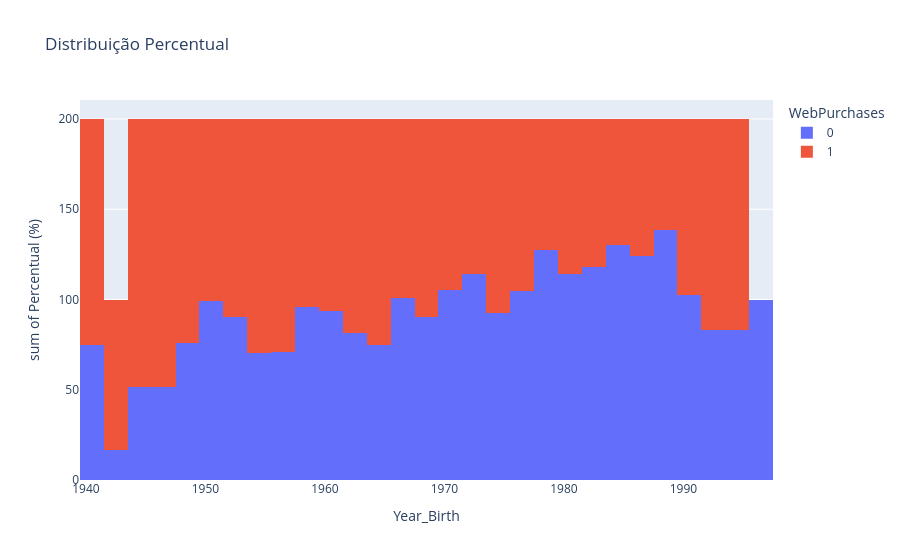

The notebook cell saved with this chart:
### Code cell
cat2 = 'Year_Birth'
num = 'WebPurchases'

agrupado = df.groupby([cat2, num]).size().reset_index(name='count')
agrupado['percent'] = agrupado.groupby(cat2)['count'].transform(lambda x: x / x.sum() * 100)
fig = px.histogram(agrupado, x=cat2, y='percent', color=num, barmode='stack',
             labels={'percent': 'Percentual (%)', cat2: cat2, 
                     num: num},
             title='Distribuição Percentual', nbins=35)
fig.show()

### Figure 1 — Plotly figure (JSON) as saved in the notebook; plotly's stock layout.template omitted (floating-point values rounded to 4 significant figures)
{"data": [{"bingroup": "x", "histfunc": "sum", "hovertemplate": "WebPurchases=0<br>Year_Birth=%{x}<br>sum of Percentual (%)=%{y}<extra></extra>", "legendgroup": "0", "marker": {"color": "#636efa", "pattern": {"shape": ""}}, "name": "0", "nbinsx": 35, "orientation": "v", "showlegend": true, "type": "histogram", "x": [1940, 1943, 1944, 1945, 1946, 1947, 1948, 1949, 1950, 1951, 1952, 1953, 1954, 1955, 1956, 1957, 1958, 1959, 1960, 1961, 1962, 1963, 1964, 1965, 1966, 1967, 1968, 1969, 1970, 1971, 1972, 1973, 1974, 1975, 1976, 1977, 1978, 1979, 1980, 1981, 1982, 1983, 1984, 1985, 1986, 1987, 1988, 1989, 1990, 1991, 1992, 1993, 1994, 1995, 1996], "xaxis": "x", "y": [75.0, 16.67, 14.29, 37.5, 18.18, 33.33, 31.58, 44.44, 61.54, 37.5, 44.9, 45.45, 33.33, 37.21, 30.77, 40.0, 49.02, 46.81, 50.0, 43.75, 30.0, 51.28, 36.84, 37.88, 52.27, 48.78, 45.65, 44.62, 49.32, 55.7, 54.17, 60.0, 49.18, 43.42, 52.5, 52.08, 63.38, 63.83, 53.85, 60.53, 51.28, 66.67, 64.86, 65.52, 64.1, 60.0, 66.67, 72.0, 56.25, 46.15, 58.33, 25.0, 33.33, 50.0, 100.0], "yaxis": "y"}, {"bingroup": "x", "histfunc": "sum", "hovertemplate": "WebPurchases=1<br>Year_Birth=%{x}<br>sum of Percentual (%)=%{y}<extra></extra>", "legendgroup": "1", "marker": {"color": "#EF553B", "pattern": {"shape": ""}}, "name": "1", "nbinsx": 35, "orientation": "v", "showlegend": true, "type": "histogram", "x": [1940, 1941, 1943, 1944, 1945, 1946, 1947, 1948, 1949, 1950, 1951, 1952, 1953, 1954, 1955, 1956, 1957, 1958, 1959, 1960, 1961, 1962, 1963, 1964, 1965, 1966, 1967, 1968, 1969, 1970, 1971, 1972, 1973, 1974, 1975, 1976, 1977, 1978, 1979, 1980, 1981, 1982, 1983, 1984, 1985, 1986, 1987, 1988, 1989, 1990, 1991, 1992, 1993, 1994, 1995], "xaxis": "x", "y": [25.0, 100.0, 83.33, 85.71, 62.5, 81.82, 66.67, 68.42, 55.56, 38.46, 62.5, 55.1, 54.55, 66.67, 62.79, 69.23, 60.0, 50.98, 53.19, 50.0, 56.25, 70.0, 48.72, 63.16, 62.12, 47.73, 51.22, 54.35, 55.38, 50.68, 44.3, 45.83, 40.0, 50.82, 56.58, 47.5, 47.92, 36.62, 36.17, 46.15, 39.47, 48.72, 33.33, 35.14, 34.48, 35.9, 40.0, 33.33, 28.0, 43.75, 53.85, 41.67, 75.0, 66.67, 50.0], "yaxis": "y"}], "layout": {"barmode": "stack", "legend": {"title": {"text": "WebPurchases"}, "tracegroupgap": 0}, "title": {"text": "Distribuição Percentual"}, "xaxis": {"anchor": "y", "domain": [0, 1], "title": {"text": "Year_Birth"}}, "yaxis": {"anchor": "x", "domain": [0, 1], "title": {"text": "sum of Percentual (%)"}}}}
